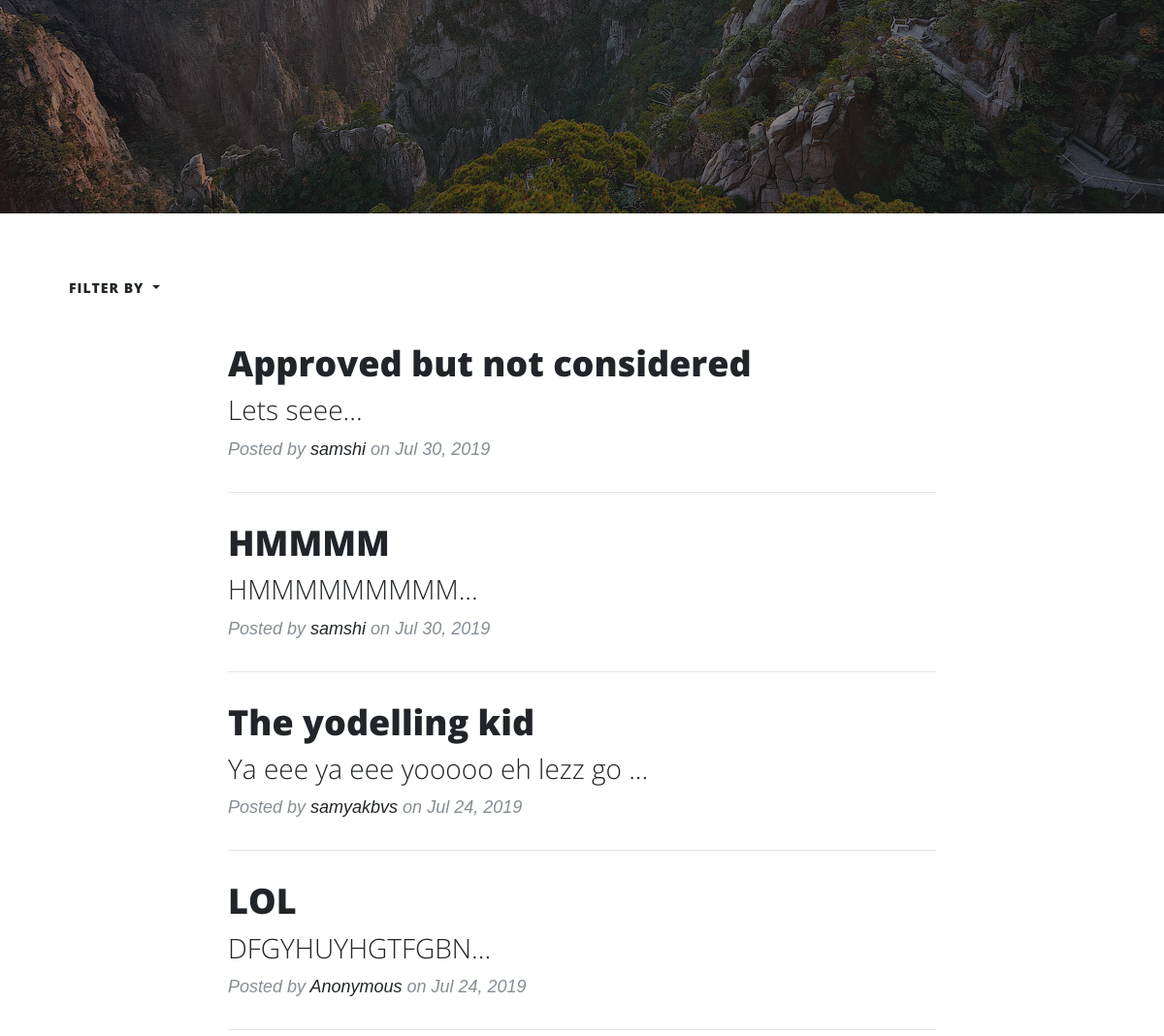
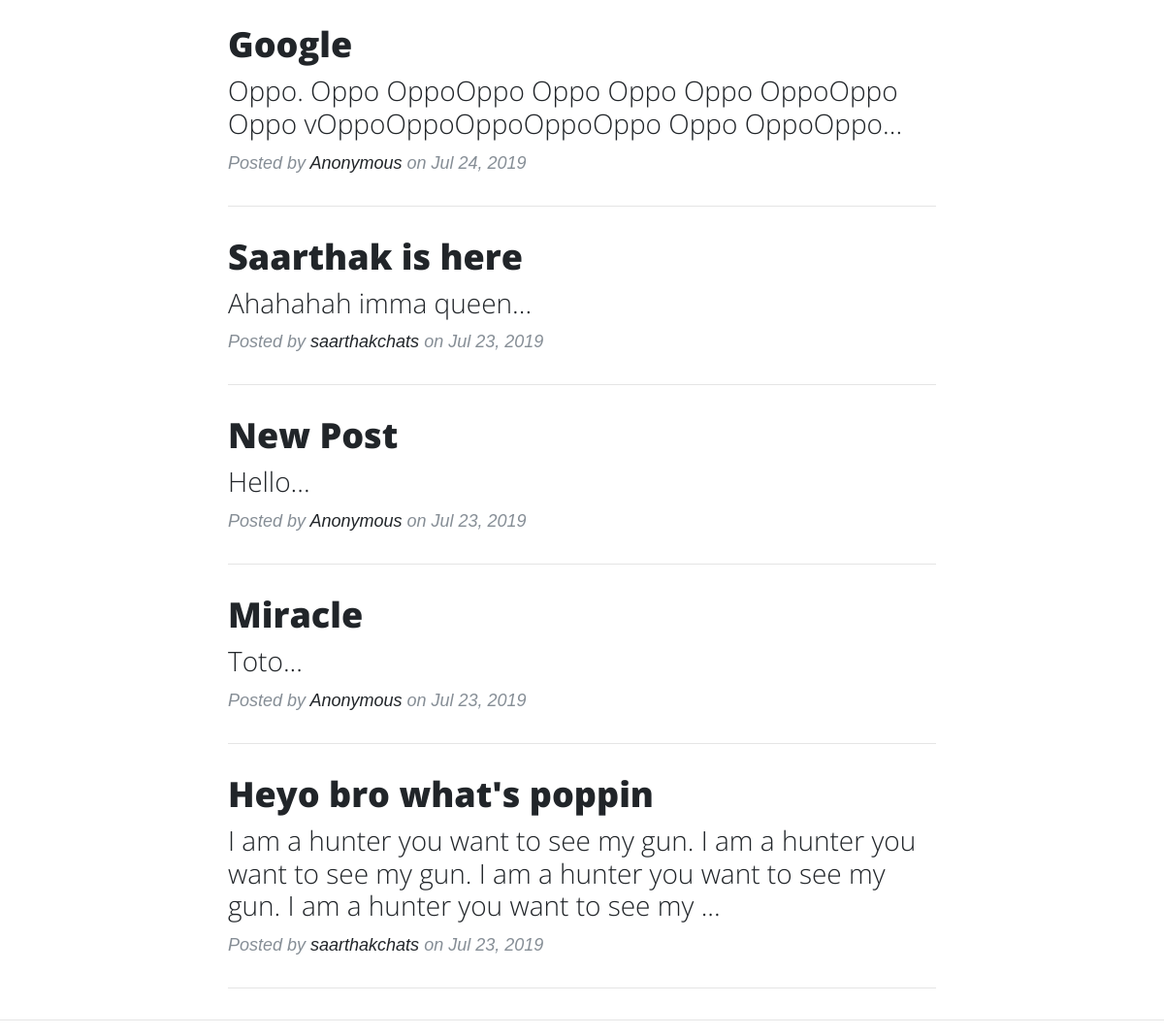
Before: /latest/ (lower part) with the older database file (2 pictures, top to bottom).
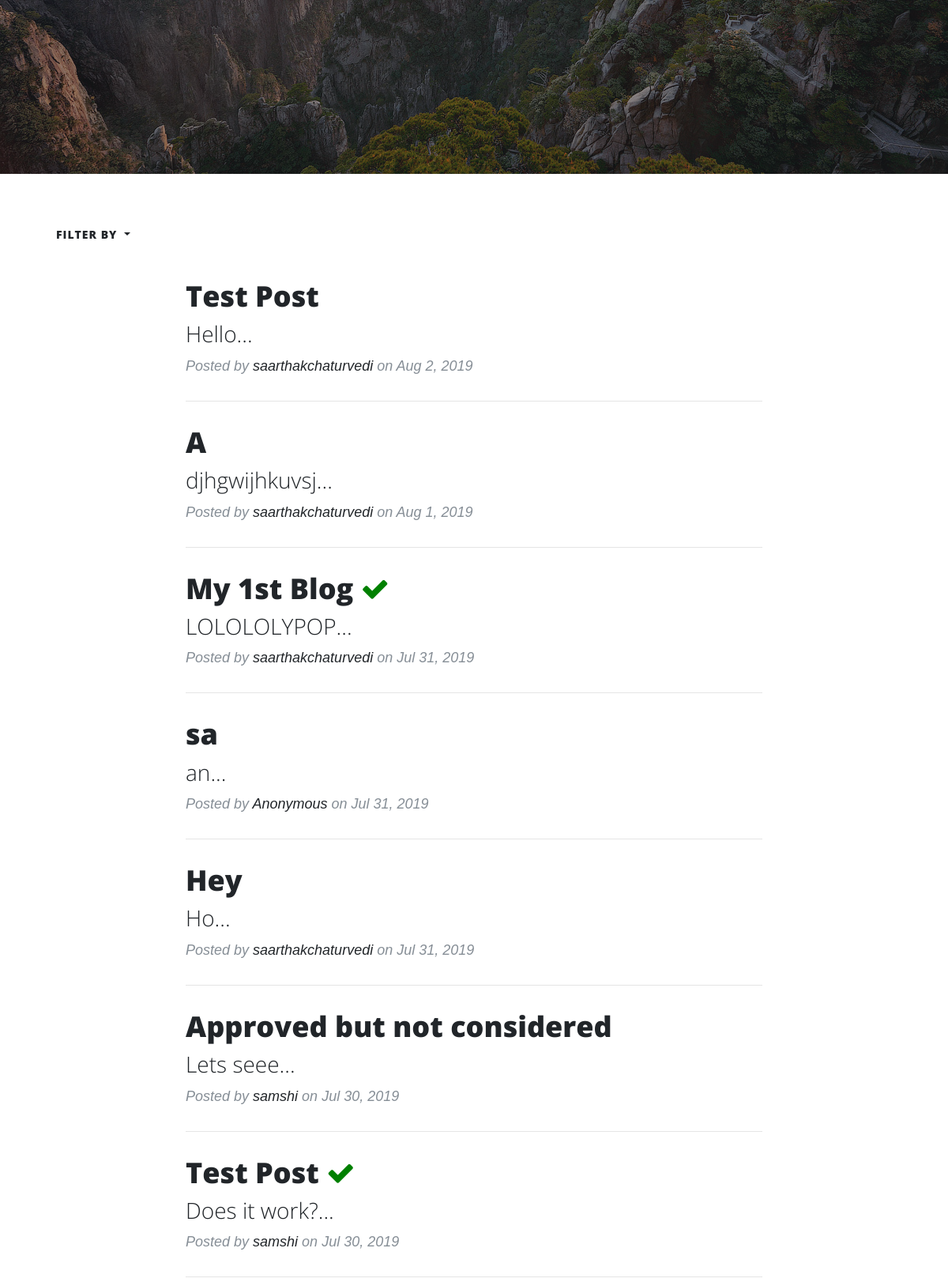
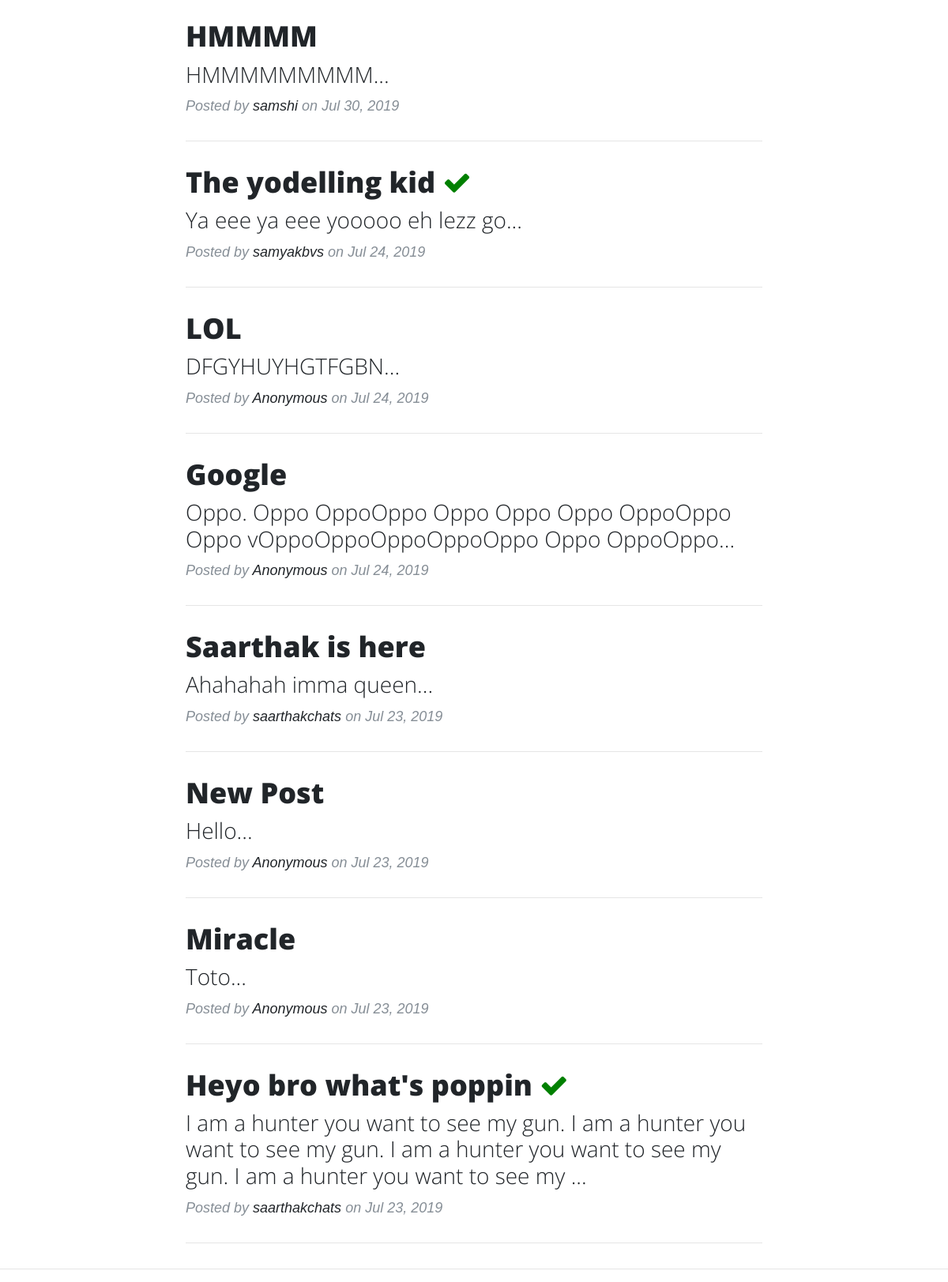
After: the same page with the newer database file (2 pictures, top to bottom).
### posts/models.py (models this page shows, shortened)
class Post(models.Model):
    title = models.CharField(max_length=200)
    body = models.TextField()
    votes_total = models.IntegerField(default=0)
    pubdate = models.DateTimeField()
    hunter = models.ForeignKey(User, on_delete=models.CASCADE)
    anonymous = models.BooleanField(default=False)
    upvoted_users = models.TextField(default='')
    approved_by = models.TextField(default='')
    post_approved = models.BooleanField(default=False)
    post_approvals = models.IntegerField(default=0)
    post_considered =  models.BooleanField(default=False)
    def preview(self):
        return self.body[:150]
    def pretty_date(self):
        return self.pubdate.strftime('%b %e, %Y')

### posts/views.py (the view)
# urls.py: path('latest/', posts.views.latest, name='latest'),
def latest(request):
    posts = Post.objects.all().order_by('-pubdate').filter(post_approved=True)
    return render(request, 'posts/home.html', {'posts': posts})

### posts/templates/posts/home.html (shortened to what this page needs)
{% load staticfiles %}
<!DOCTYPE html>
<html lang="en">
<head>
  <link rel="stylesheet" href="https://stackpath.bootstrapcdn.com/bootstrap/4.3.1/css/bootstrap.min.css">
  <link href="vendor/fontawesome-free/css/all.min.css" rel="stylesheet" type="text/css">
  <link rel="stylesheet" href="https://stackpath.bootstrapcdn.com/font-awesome/4.7.0/css/font-awesome.min.css">
  <link href="{% static 'css/clean-blog.css' %}" rel="stylesheet"><link rel="stylesheet" href="https://cdnjs.cloudflare.com/ajax/libs/font-awesome/4.7.0/css/font-awesome.min.css">
</head>
<body>
  <header class="masthead" style="background-image: url({% static 'images/posts.jpg' %})">
    <div class="overlay"></div>
    <div class="container">
      <div class="row">
        <div class="col-lg-8 col-md-10 mx-auto">
          <div class="site-heading fade-in">
            <br>
            <br>
            <br>
            <br>
            <br>
            <br><br>
            <br>
          </div>
        </div>
      </div>
    </div>
  </header>
  <div class="container">
    <div class="dropdown">
  <button type="button" class="btn dropdown-toggle" data-toggle="dropdown">
    Filter by
  </button>
</div>
    <div class="row">
      <div class="col-lg-8 col-md-10 mx-auto">
        {% for post in posts.all %}
        <div class="post-preview">
          <a href="{% url 'detail' post.id %}">
            <h2 class="post-title">
              {{ post.title }}
              {% if post.post_considered %}
              <i class="fa fa-check" style="color: green;"></i>
              {% endif %}
            </h2>
            <h3 class="post-subtitle">
              {{ post.preview }}...
            </h3>
          </a>
          <p class="post-meta">Posted by
            {% if post.anonymous %}
            <a href="#">Anonymous</a>
            {% else %}
            <a href="{% url 'userpage' post.hunter %}">{{ post.hunter }}</a>
            {% endif %}
            on {{ post.pretty_date }}</p>
        </div>
        <hr>
        {% endfor %}
      </div>
    </div>
  </div>
  <hr>
</body>
</html>

Changed rows visible on the page:
added Post: title "Test Post", preview "Hello", hunter "saarthakchaturvedi", pretty_date "Aug 2, 2019"
added Post: title "A", preview "djhgwijhkuvsj", hunter "saarthakchaturvedi", pretty_date "Aug 1, 2019"
added Post: title "My 1st Blog", post_considered True (drawn), preview "LOLOLOLYPOP", hunter "saarthakchaturvedi", pretty_date "Jul 31, 2019"
added Post: title "sa", preview "an", anonymous "Anonymous", pretty_date "Jul 31, 2019"
added Post: title "Hey", preview "Ho", hunter "saarthakchaturvedi", pretty_date "Jul 31, 2019"
now on this page (row edited): Post: title "Test Post", post_considered True (drawn), preview "Does it work?", hunter "samshi", pretty_date "Jul 30, 2019"
changed Post "The yodelling kid": post_considered False → True (drawn)
changed Post "Heyo bro what's poppin": post_considered False → True (drawn)
